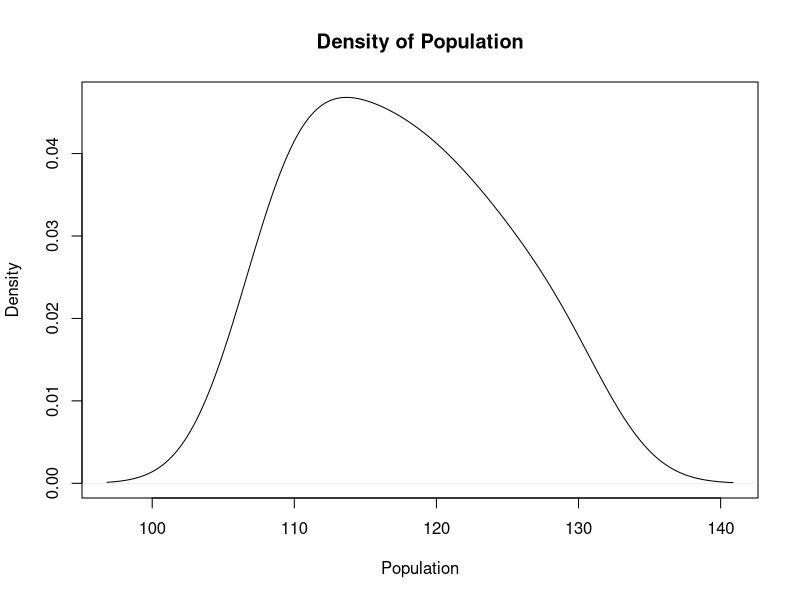
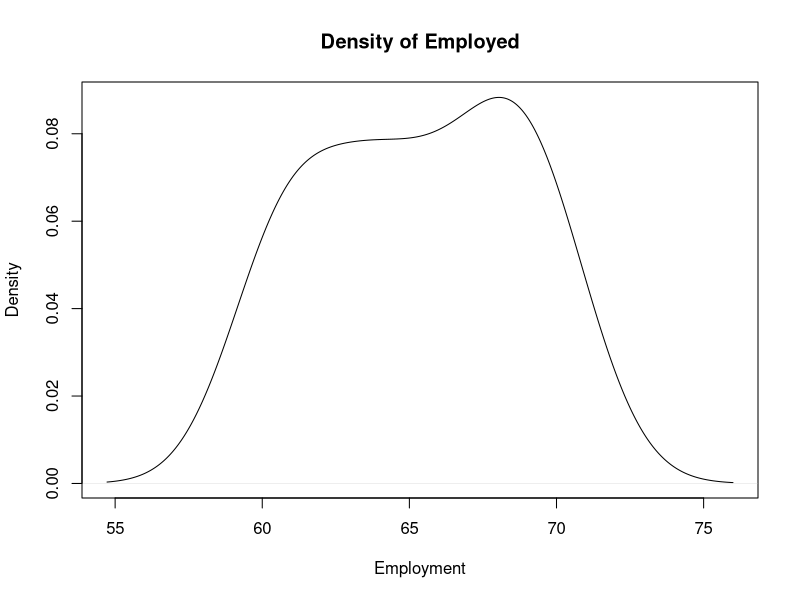
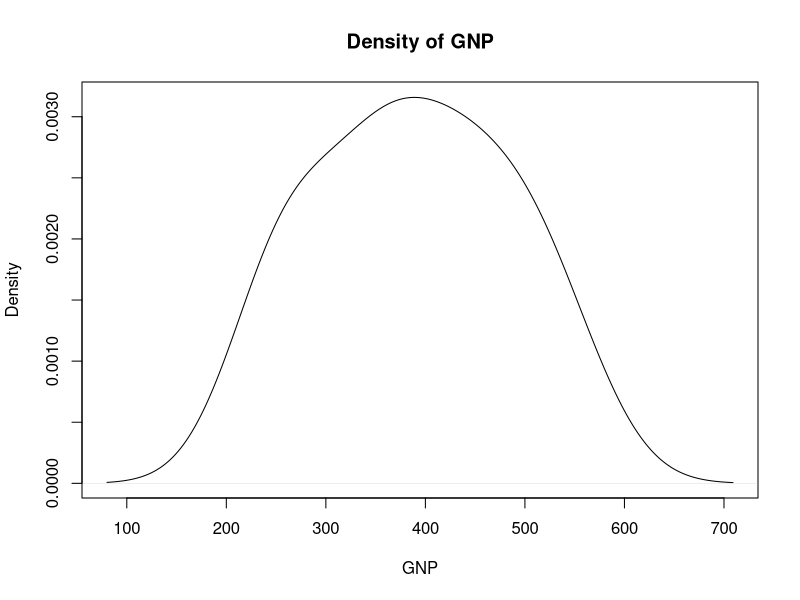
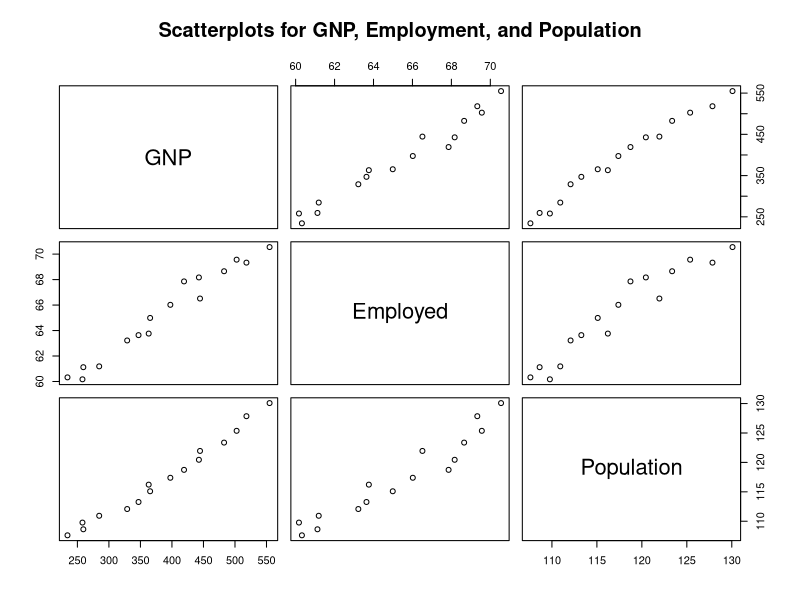
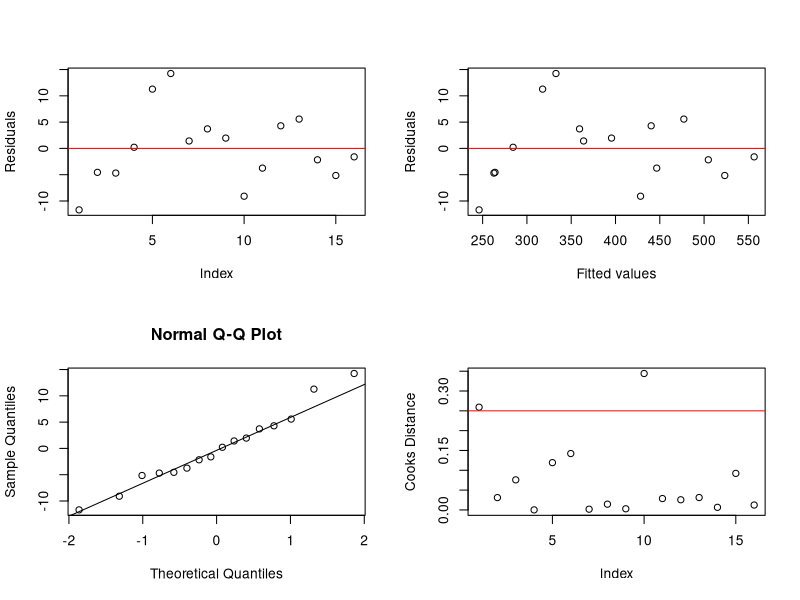
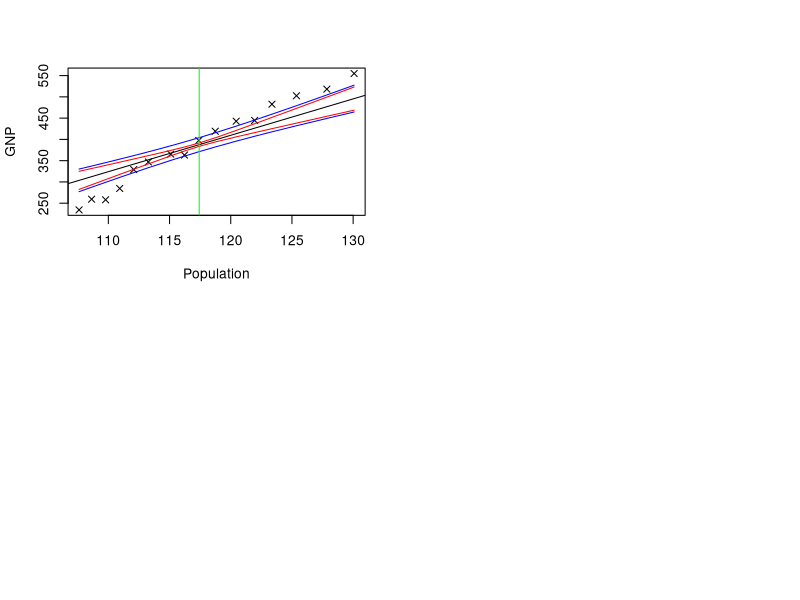

Write R code to recreate these figures, in order.
## ---- chunk 1
require(xtable)
## ---- chunk 2
data("longley")
## ---- chunk 3
plot(density(longley$Population), xlab = "Population", main = "Density of Population")
plot(density(longley$Employed), xlab = "Employment", main = "Density of Employed")
plot(density(longley$GNP), xlab = "GNP", main = "Density of GNP")
## ---- chunk 4
pairs(~GNP+Employed+Population,data=longley,
      main="Scatterplots for GNP, Employment, and Population")
## ---- chunk 5
linear.model <- lm(GNP~Population+Employed, # 2 independent vars
                   data=longley) # use longley data
## ---- chunk 6
print(xtable(summary(linear.model)), comment = FALSE)
## ---- chunk 7
par(mfrow = c(2,2))
plot(linear.model$res, ylab = "Residuals") # plot residuals vs index
abline(0, 0, col = "red") # add line at y=0
plot(fitted(linear.model),linear.model$residuals, # plot res vs fitted values
     ylab = "Residuals", xlab = "Fitted values") # label axes
abline(0, 0, col = "red") # add line at y=0
qqnorm(linear.model$residuals) # create QQ plot
qqline(linear.model$residuals) # add line to QQ plot
plot(cooks.distance(linear.model), # plot Cook's distanvce v residuals
     ylab = "Cooks Distance") # label axis
abline(4/nrow(longley), 0, col = "red") # add line at 4/n, which is level for outlier
## ---- chunk 8
mean.emply <- mean(longley$Employed)
## ---- chunk 9
new.data <- data.frame(Population = longley$Population, # population data
                       Employed = mean.emply) # column w/mean of Employed
## ---- chunk 10
reg.coefs <- c(linear.model$coefficients["(Intercept)"]+ # add intercept
  linear.model$coefficients["Employed"]*mean.emply, # to slope coef*mean   
  linear.model$coefficients["Population"]) # add population
## ---- chunk 11
con.int <- predict(linear.model, # for linear.model
                   newdata = new.data, # use constant value for Employed
                   interval = 'confidence') # construct confidence interval
pred.int <- predict(linear.model, # for linear.model
                    newdata = new.data, # use constant value for Employed
                    interval = 'predict') # find prediction interval
## ---- chunk 12
plot(longley$Population, longley$GNP, pch = 4, # create scatter plot
     xlab = "Population", ylab = "GNP")
abline(coef = reg.coefs) # add reg line for fixed Employed
lines(x = longley$Population, # same x scale
      y = con.int[,"lwr"], # add lower bound for confidence interval
      col = "red") # make red
lines(x = longley$Population, 
      y = con.int[,"upr"], # add upper bound for confidence interval
      col = "red")
lines(x = longley$Population, 
      y = pred.int[,"lwr"], # lower bound for prediction interval
      col = "blue") # predition interval is blue
lines(x = longley$Population, 
      y = pred.int[,"upr"], # upper bound for prediction interval
      col = "blue") # prediction interval is blue
abline(v = mean(longley$Population), # add vertical line at mean of Pop
       col="green") # make line green
